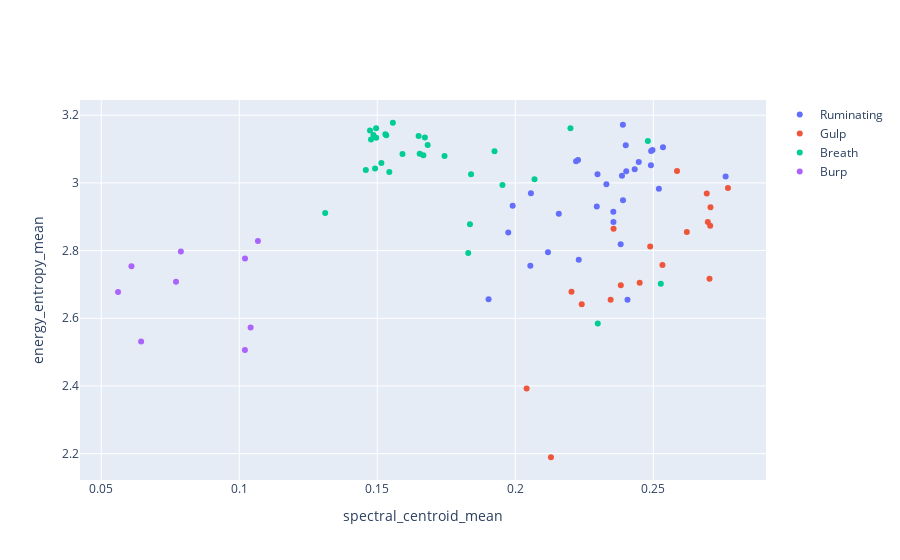

Notebook source saved alongside this figure:
### Code cell
import os 
from pyAudioAnalysis import MidTermFeatures as aF
import numpy as np
import plotly.graph_objs as go 
import plotly
from utils import Plot_Audio_Features as PAF

audio_files = [os.path.join('E:/Files','Acoustic_Data', 'Ruminating'), 
               os.path.join('E:/Files','Acoustic_Data', 'Gulp'),
               os.path.join('E:/Files','Acoustic_Data', 'Breath'),
               os.path.join('E:/Files','Acoustic_Data', 'Burp')]
feature_names = ['spectral_centroid_mean','energy_entropy_mean']

PAF.plot_audio_features(audio_files,feature_names)
"""
class_names = [os.path.basename(d) for d in audio_files] 
features = [] 
m_win, m_step, s_win, s_step = 1.0, 0.5, 0.1, 0.05
for d in audio_files: 
    f, _, fn = aF.directory_feature_extraction(d, m_win, m_step, s_win, s_step) 
    features.append(f)

print("Feature shapes:", [f.shape for f in features])
"""

### Figure 1 — Plotly figure (JSON) as saved in the notebook; plotly's stock layout.template omitted (floating-point values rounded to 4 significant figures)
{"data": [{"mode": "markers", "name": "Ruminating", "type": "scatter", "x": [0.2497, 0.2386, 0.2298, 0.2157, 0.2227, 0.2057, 0.2447, 0.239, 0.252, 0.2118, 0.233, 0.223, 0.2406, 0.2355, 0.2382, 0.2355, 0.2491, 0.239, 0.2402, 0.2054, 0.199, 0.1903, 0.24, 0.1974, 0.2762, 0.2432, 0.2295, 0.2492, 0.222, 0.2535], "y": [3.097, 3.021, 3.025, 2.909, 3.068, 2.97, 3.062, 3.172, 2.983, 2.795, 2.996, 2.773, 2.655, 2.884, 2.819, 2.915, 3.052, 2.948, 3.035, 2.755, 2.933, 2.656, 3.112, 2.853, 3.019, 3.041, 2.93, 3.094, 3.064, 3.106]}, {"mode": "markers", "name": "Gulp", "type": "scatter", "x": [0.2707, 0.2345, 0.2203, 0.2489, 0.2533, 0.2586, 0.2241, 0.2356, 0.2697, 0.2621, 0.2041, 0.2382, 0.277, 0.2703, 0.2129, 0.2706, 0.2693, 0.245], "y": [2.928, 2.655, 2.679, 2.812, 2.758, 3.035, 2.641, 2.864, 2.884, 2.855, 2.392, 2.697, 2.985, 2.717, 2.189, 2.874, 2.969, 2.705]}, {"mode": "markers", "name": "Breath", "type": "scatter", "x": [0.1744, 0.1672, 0.1311, 0.1486, 0.184, 0.1458, 0.1492, 0.1515, 0.1654, 0.1591, 0.1532, 0.22, 0.2299, 0.1474, 0.1953, 0.2069, 0.2527, 0.1836, 0.1496, 0.1829, 0.1682, 0.1925, 0.248, 0.1667, 0.1496, 0.1544, 0.1556, 0.1529, 0.1477, 0.165], "y": [3.08, 3.134, 2.911, 3.142, 3.026, 3.038, 3.043, 3.059, 3.086, 3.085, 3.141, 3.162, 2.585, 3.155, 2.994, 3.011, 2.702, 2.878, 3.162, 2.793, 3.112, 3.094, 3.124, 3.082, 3.133, 3.032, 3.178, 3.143, 3.128, 3.139]}, {"mode": "markers", "name": "Burp", "type": "scatter", "x": [0.05609, 0.07708, 0.06444, 0.07884, 0.1021, 0.1068, 0.06094, 0.1041, 0.102], "y": [2.678, 2.708, 2.531, 2.797, 2.776, 2.828, 2.753, 2.573, 2.506]}], "layout": {"xaxis": {"title": {"text": "spectral_centroid_mean"}}, "yaxis": {"title": {"text": "energy_entropy_mean"}}}}
